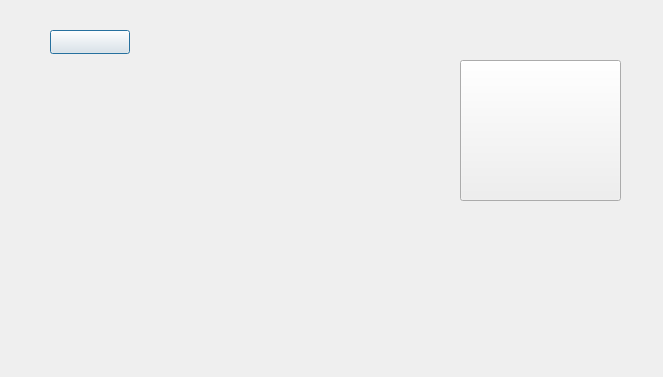
<?xml version="1.0" encoding="UTF-8"?>
<ui version="4.0">
 <class>music</class>
 <widget class="QDialog" name="music">
  <property name="geometry">
   <rect>
    <x>0</x>
    <y>0</y>
    <width>663</width>
    <height>377</height>
   </rect>
  </property>
  <property name="windowTitle">
   <string>Dialog</string>
  </property>
  <widget class="QPushButton" name="Pomodoro_backButton">
   <property name="geometry">
    <rect>
     <x>50</x>
     <y>30</y>
     <width>80</width>
     <height>24</height>
    </rect>
   </property>
   <property name="sizePolicy">
    <sizepolicy hsizetype="Minimum" vsizetype="Expanding">
     <horstretch>0</horstretch>
     <verstretch>0</verstretch>
    </sizepolicy>
   </property>
   <property name="styleSheet">
    <string notr="true">
image:url(:/icon/icon/arrow-left-solid.png)</string>
   </property>
   <property name="text">
    <string/>
   </property>
  </widget>
  <widget class="QPushButton" name="timerButton">
   <property name="geometry">
    <rect>
     <x>460</x>
     <y>60</y>
     <width>161</width>
     <height>141</height>
    </rect>
   </property>
   <property name="styleSheet">
    <string notr="true">
image:url(:/music_icon/icon/pomodoro.png)</string>
   </property>
   <property name="text">
    <string/>
   </property>
  </widget>
 </widget>
 <resources/>
 <connections/>
</ui>
